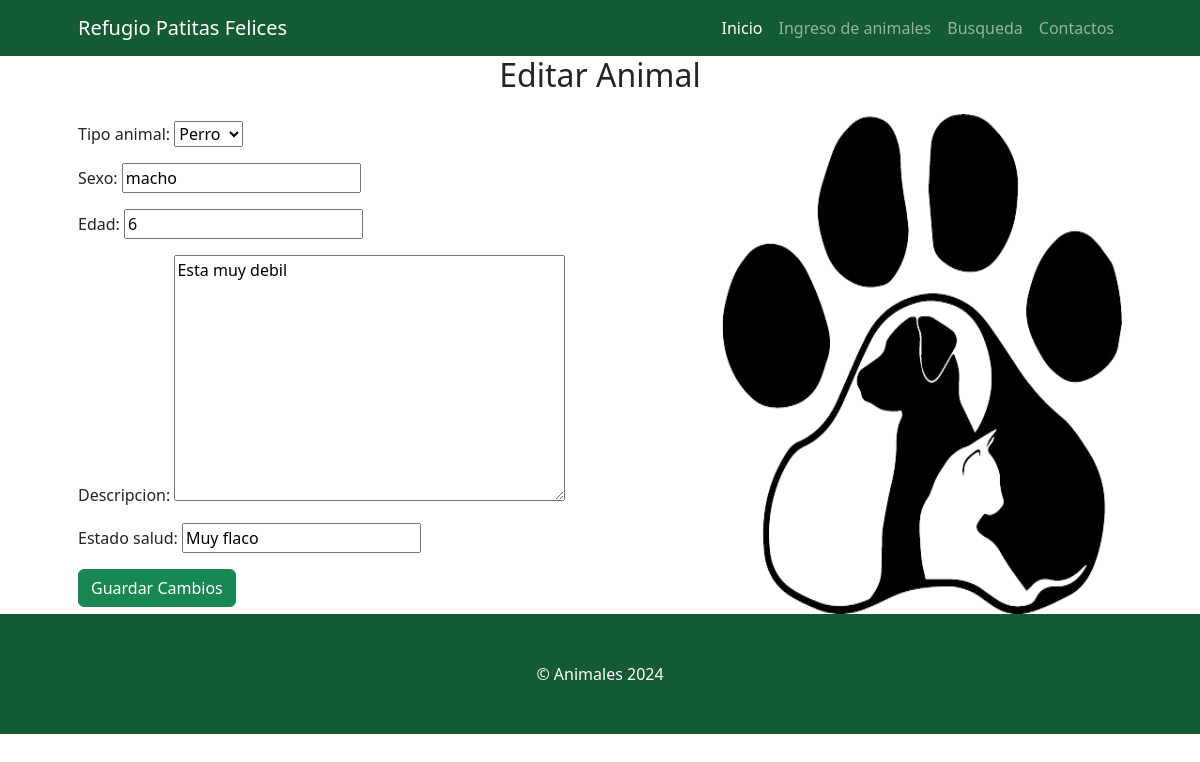
The page /editar_animal/1/ on the database its author committed.
### App/models.py (models this page shows, shortened)
class Animal(models.Model):
    TIPO_ANIMAL_CHOICES = [
        ('perro', 'Perro'),
        ('gato', 'Gato'),
    ]
    codigo_registro = models.CharField(max_length=36, unique=True, blank=False, null=False)
    tipo_animal = models.CharField(max_length=50, choices=TIPO_ANIMAL_CHOICES, null=True, blank=True)
    sexo = models.CharField(max_length=10)
    edad = models.IntegerField()
    descripcion = models.TextField()
    estado_salud = models.CharField(max_length=50)
    class Meta:
        app_label = 'App'

### App/views.py (the view)
# urls.py: path('editar_animal/<int:animal_id>/', views.editar_animal, name='editar_animal'),
def editar_animal(request, animal_id):
    animal = get_object_or_404(Animal, id=animal_id)
    if request.method == 'POST':
        form = AnimalForm(request.POST, instance=animal)
        if form.is_valid():
            form.save()
            return redirect('resultados_busqueda', id=animal.id)
    else:
        form = AnimalForm(instance=animal)
    return render(request, 'core/editar_animal.html', {'form': form, 'animal': animal})

### App/forms.py
class AnimalForm(forms.ModelForm):
    class Meta:
        model = Animal
        fields = ['tipo_animal', 'sexo', 'edad', 'descripcion', 'estado_salud']

### App/templates/core/editar_animal.html (shortened to what this page needs)
{% extends 'home.html' %}
{% load static %}
{% block contenido %}
  <h2 style="text-align: center; margin-bottom: 20px;">Editar Animal</h2>
  <div style="display: flex; justify-content: space-between; align-items: center; gap: 20px;">
    <form method="POST" style="flex-grow: 1;">
      {{ form.as_p }}
      <button type="submit" class="btn btn-success">Guardar Cambios</button>
    </form>
    <img src="{% static 'core/assets/gato.png' %}" alt="Gato" height="500" width="400" style="display:block; margin-left:auto; margin-right:0;" />
  </div>
{% endblock %}

### rows shown on the page
Animal: tipo_animal "Perro", sexo "macho", edad "6", descripcion "Esta muy debil", estado_salud "Muy flaco"
